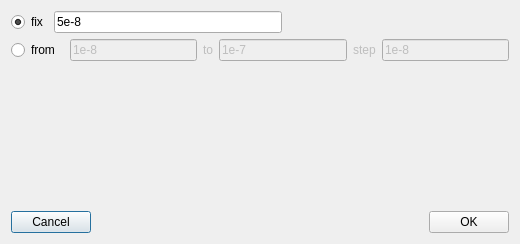
<?xml version="1.0" encoding="UTF-8"?>
<ui version="4.0">
 <class>Dialog</class>
 <widget class="QDialog" name="Dialog">
  <property name="windowModality">
   <enum>Qt::ApplicationModal</enum>
  </property>
  <property name="geometry">
   <rect>
    <x>0</x>
    <y>0</y>
    <width>520</width>
    <height>244</height>
   </rect>
  </property>
  <property name="windowTitle">
   <string>Dialog</string>
  </property>
  <layout class="QVBoxLayout" name="verticalLayout">
   <item>
    <layout class="QHBoxLayout" name="horizontalLayout">
     <item>
      <widget class="QRadioButton" name="fix_radioButton">
       <property name="text">
        <string>fix</string>
       </property>
       <property name="checked">
        <bool>true</bool>
       </property>
      </widget>
     </item>
     <item>
      <widget class="QLineEdit" name="fix_lineEdit">
       <property name="text">
        <string>5e-8</string>
       </property>
      </widget>
     </item>
     <item>
      <spacer name="horizontalSpacer">
       <property name="orientation">
        <enum>Qt::Horizontal</enum>
       </property>
       <property name="sizeHint" stdset="0">
        <size>
         <width>40</width>
         <height>20</height>
        </size>
       </property>
      </spacer>
     </item>
    </layout>
   </item>
   <item>
    <layout class="QHBoxLayout" name="horizontalLayout_2">
     <item>
      <widget class="QRadioButton" name="range_radioButton">
       <property name="text">
        <string>from </string>
       </property>
      </widget>
     </item>
     <item>
      <widget class="QLineEdit" name="from_lineEdit">
       <property name="enabled">
        <bool>false</bool>
       </property>
       <property name="text">
        <string>1e-8</string>
       </property>
      </widget>
     </item>
     <item>
      <widget class="QLabel" name="to_label">
       <property name="enabled">
        <bool>false</bool>
       </property>
       <property name="text">
        <string>to</string>
       </property>
      </widget>
     </item>
     <item>
      <widget class="QLineEdit" name="to_lineEdit">
       <property name="enabled">
        <bool>false</bool>
       </property>
       <property name="text">
        <string>1e-7</string>
       </property>
      </widget>
     </item>
     <item>
      <widget class="QLabel" name="step_label">
       <property name="enabled">
        <bool>false</bool>
       </property>
       <property name="text">
        <string>step</string>
       </property>
      </widget>
     </item>
     <item>
      <widget class="QLineEdit" name="step_lineEdit">
       <property name="enabled">
        <bool>false</bool>
       </property>
       <property name="text">
        <string>1e-8</string>
       </property>
      </widget>
     </item>
    </layout>
   </item>
   <item>
    <spacer name="verticalSpacer">
     <property name="orientation">
      <enum>Qt::Vertical</enum>
     </property>
     <property name="sizeHint" stdset="0">
      <size>
       <width>20</width>
       <height>101</height>
      </size>
     </property>
    </spacer>
   </item>
   <item>
    <layout class="QHBoxLayout" name="horizontalLayout_3">
     <item>
      <widget class="QPushButton" name="pushButton">
       <property name="text">
        <string>Cancel</string>
       </property>
      </widget>
     </item>
     <item>
      <spacer name="horizontalSpacer_2">
       <property name="orientation">
        <enum>Qt::Horizontal</enum>
       </property>
       <property name="sizeHint" stdset="0">
        <size>
         <width>40</width>
         <height>20</height>
        </size>
       </property>
      </spacer>
     </item>
     <item>
      <widget class="QPushButton" name="pushButton_2">
       <property name="text">
        <string>OK</string>
       </property>
      </widget>
     </item>
    </layout>
   </item>
  </layout>
 </widget>
 <resources/>
 <connections>
  <connection>
   <sender>pushButton</sender>
   <signal>clicked()</signal>
   <receiver>Dialog</receiver>
   <slot>reject()</slot>
   <hints>
    <hint type="sourcelabel">
     <x>57</x>
     <y>195</y>
    </hint>
    <hint type="destinationlabel">
     <x>123</x>
     <y>153</y>
    </hint>
   </hints>
  </connection>
  <connection>
   <sender>pushButton_2</sender>
   <signal>clicked()</signal>
   <receiver>Dialog</receiver>
   <slot>ok_clicked()</slot>
   <hints>
    <hint type="sourcelabel">
     <x>231</x>
     <y>191</y>
    </hint>
    <hint type="destinationlabel">
     <x>257</x>
     <y>128</y>
    </hint>
   </hints>
  </connection>
  <connection>
   <sender>fix_radioButton</sender>
   <signal>clicked()</signal>
   <receiver>Dialog</receiver>
   <slot>radio_button_changed()</slot>
   <hints>
    <hint type="sourcelabel">
     <x>33</x>
     <y>25</y>
    </hint>
    <hint type="destinationlabel">
     <x>10</x>
     <y>88</y>
    </hint>
   </hints>
  </connection>
  <connection>
   <sender>range_radioButton</sender>
   <signal>clicked()</signal>
   <receiver>Dialog</receiver>
   <slot>radio_button_changed()</slot>
   <hints>
    <hint type="sourcelabel">
     <x>23</x>
     <y>59</y>
    </hint>
    <hint type="destinationlabel">
     <x>30</x>
     <y>115</y>
    </hint>
   </hints>
  </connection>
 </connections>
 <slots>
  <slot>ok_clicked()</slot>
  <slot>radio_button_changed()</slot>
 </slots>
</ui>
